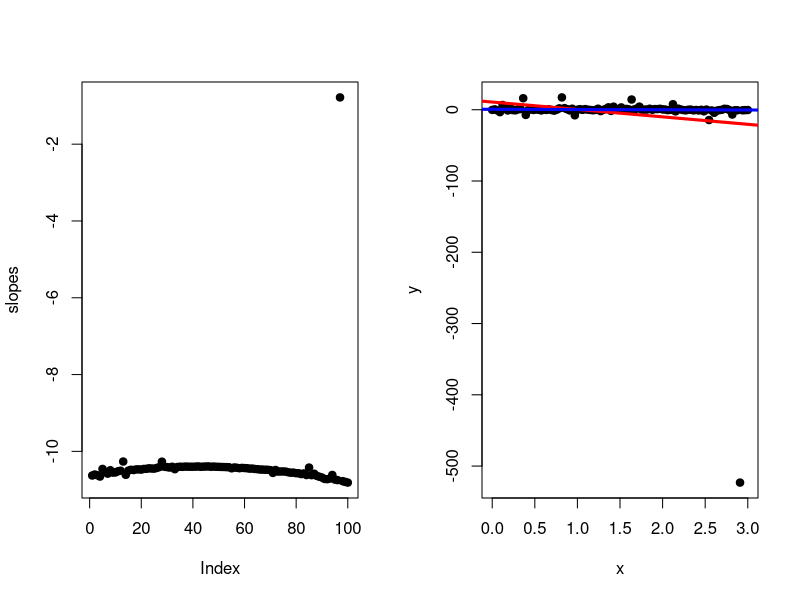

Write R code to recreate this figure.
x <- seq(0,3,length=100)
y <- rcauchy(100)

par(mfrow=c(1,2))

slopes = rep(NA, 100)
for(i in 1:100){
  fit <- lm(y[-i] ~ x[-i])
  slopes[i] = fit$coeff[2]
}
plot(slopes, pch=19)

plot(x,y,pch=19)
fit1 <- lm(y~x)
abline(fit1, col="red", lwd=3)

#using robust linear regression can remove the outlier for you

library(MASS)

rfit <- rlm(y~x)
print(rfit$coeff)
print(fit1$coeff)

abline(rfit, col="blue", lwd=3)

#plot(fit) to see the default linear regression analysis plot
